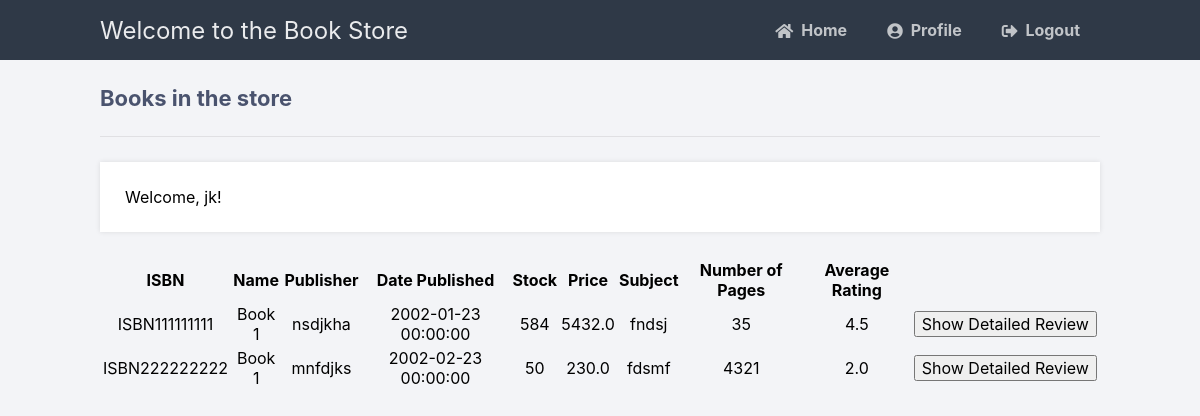
The page /displayAllBooks (signed in) on the database its author committed.
### tables this page shows
CREATE TABLE bookData (
            ISBN TEXT PRIMARY KEY,
            name TEXT,
            language TEXT,
            publisher text,
            date DATETIME,
            stock INT,
            price float,
            subject TEXT,
            noOfPages INT
            );

### main.py (the view)
@app.route('/displayAllBooks', methods=['GET', 'POST'])
def displayAllBooks():
    if 'loggedin' in session and (session['type'] == 1 or session['type'] == 0):
        msg = ''
        if request.method == 'GET':
            with sql.connect("Book.db") as con:
                cursor = con.cursor()
                cursor = con.cursor()
                cursor.execute("SELECT bookData.*, AVG(score) FROM bookData LEFT JOIN (SELECT Author.authorID, name, ISBN FROM writtenBy LEFT JOIN Author ON writtenBy.authorID=Author.authorID) AS A ON bookData.ISBN=A.ISBN LEFT JOIN Review ON bookData.ISBN = Review.ISBN GROUP BY bookData.ISBN  ORDER BY bookData.date")
                book = cursor.fetchall()
                if not book:
                    msg = 'There are no books in the store!'
                else:
                    print(book)
                    return render_template('displayAllBooks.html', data=book, username=session['username'])
    return redirect(url_for('login'))

### templates/displayAllBooks.html (shortened to what this page needs)
{% extends 'layout.html' %}
{% block content %}
<h2>Books in the store</h2>
<p>Welcome, {{ username }}!</p>
<table>
    <thead>
      <tr>
          <th>ISBN</th>
          <th>Name</th>
          <th>Publisher</th>
          <th>Date Published</th>
          <th>Stock</th>
          <th>Price</th>
          <th>Subject</th>
          <th>Number of Pages</th>
          <th>Average Rating</th>
          <th></th>
      </tr>
      </thead>
      <tbody>
       {% for item in data %}
       <form action="{{ url_for('displayReview') }}" method="get" autocomplete="off">
              <tr>
                  <td style="text-align:center">{{item[0]}}</td>
                  <td style="text-align:center">{{item[1]}}</td>
                  <td style="text-align:center">{{item[3]}}</td>
                  <td style="text-align:center">{{item[4]}}</td>
                  <td style="text-align:center">{{item[5]}}</td>
                  <td style="text-align:center">{{item[6]}}</td>
                  <td style="text-align:center">{{item[7]}}</td>
                  <td style="text-align:center">{{item[8]}}</td>
                  <td style="text-align:center">{{item[9]}}</td>
                  <td><input type="submit" value="Show Detailed Review">
              </tr>
            </form>
          {% endfor %}
      </tbody>
  </table>
{% endblock %}

### static/style.css (style rules this page uses)
* { box-sizing: border-box; font-family: -apple-system, BlinkMacSystemFont, "segoe ui", roboto, oxygen, ubuntu, cantarell, "fira sans", "droid sans", "helvetica neue", Arial, sans-serif; font-size: 16px; -webkit-font-smoothing: antialiased; -moz-osx-font-smoothing: grayscale; }
body { background-color: #758283; margin: 0; }
body.loggedin { background-color: #f3f4f7; }
.content h2 { margin: 0; padding: 25px 0; font-size: 22px; border-bottom: 1px solid #e0e0e3; color: #4a536e; }
.content > p, .content > div { box-shadow: 0 0 5px 0 rgba(0, 0, 0, 0.1); margin: 25px 0; padding: 25px; background-color: #fff; }

### rows shown on the page
bookData: ISBN "ISBN111111111", name "Book 1", publisher "nsdjkha", date "2002-01-23 00:00:00", stock "584", price "5432.0", subject "fndsj", noOfPages "35", item "4.5"
bookData: ISBN "ISBN222222222", name "Book 1", publisher "mnfdjks", date "2002-02-23 00:00:00", stock "50", price "230.0", subject "fdsmf", noOfPages "4321", item "2.0"

### other values the page prints
{{ username }} "jk"
